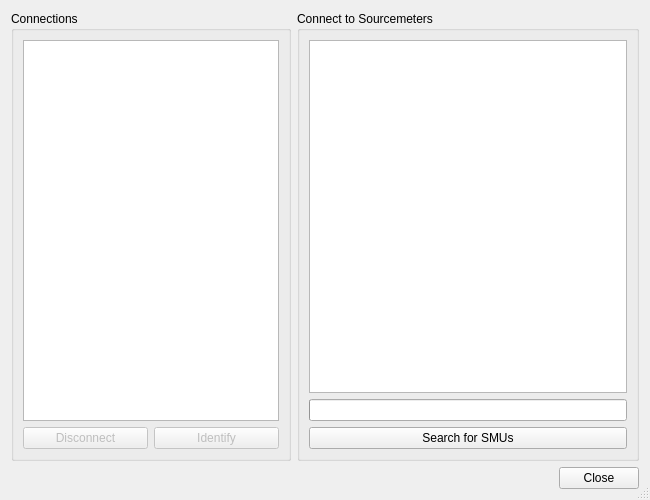
<?xml version="1.0" encoding="UTF-8"?>
<ui version="4.0">
 <class>smu_search_dialog</class>
 <widget class="QDialog" name="smu_search_dialog">
  <property name="geometry">
   <rect>
    <x>0</x>
    <y>0</y>
    <width>650</width>
    <height>500</height>
   </rect>
  </property>
  <property name="minimumSize">
   <size>
    <width>650</width>
    <height>500</height>
   </size>
  </property>
  <property name="windowTitle">
   <string>SMU Connections</string>
  </property>
  <property name="sizeGripEnabled">
   <bool>true</bool>
  </property>
  <property name="modal">
   <bool>true</bool>
  </property>
  <layout class="QGridLayout" name="gridLayout">
   <item row="0" column="0">
    <widget class="QGroupBox" name="smu_connections">
     <property name="title">
      <string>Connections</string>
     </property>
     <layout class="QGridLayout" name="gridLayout_2">
      <item row="1" column="1">
       <widget class="QPushButton" name="smu_identify">
        <property name="enabled">
         <bool>false</bool>
        </property>
        <property name="text">
         <string>Identify</string>
        </property>
       </widget>
      </item>
      <item row="0" column="0" colspan="2">
       <widget class="QListWidget" name="connection_list"/>
      </item>
      <item row="1" column="0">
       <widget class="QPushButton" name="smu_disconnect">
        <property name="enabled">
         <bool>false</bool>
        </property>
        <property name="text">
         <string>Disconnect</string>
        </property>
       </widget>
      </item>
     </layout>
    </widget>
   </item>
   <item row="0" column="1">
    <widget class="QGroupBox" name="groupBox_4">
     <property name="title">
      <string>Connect to Sourcemeters</string>
     </property>
     <layout class="QVBoxLayout" name="verticalLayout_8">
      <item>
       <widget class="QPlainTextEdit" name="search_log">
        <property name="sizeAdjustPolicy">
         <enum>QAbstractScrollArea::SizeAdjustPolicy::AdjustToContents</enum>
        </property>
        <property name="readOnly">
         <bool>true</bool>
        </property>
       </widget>
      </item>
      <item>
       <widget class="QProgressBar" name="search_progress"/>
      </item>
      <item>
       <widget class="QPushButton" name="search">
        <property name="enabled">
         <bool>true</bool>
        </property>
        <property name="text">
         <string>Search for SMUs</string>
        </property>
       </widget>
      </item>
     </layout>
    </widget>
   </item>
   <item row="1" column="0" colspan="2">
    <widget class="QDialogButtonBox" name="buttonBox">
     <property name="standardButtons">
      <set>QDialogButtonBox::StandardButton::Close</set>
     </property>
    </widget>
   </item>
  </layout>
 </widget>
 <resources/>
 <connections>
  <connection>
   <sender>buttonBox</sender>
   <signal>clicked(QAbstractButton*)</signal>
   <receiver>smu_search_dialog</receiver>
   <slot>accept()</slot>
   <hints>
    <hint type="sourcelabel">
     <x>598</x>
     <y>476</y>
    </hint>
    <hint type="destinationlabel">
     <x>647</x>
     <y>463</y>
    </hint>
   </hints>
  </connection>
 </connections>
</ui>
